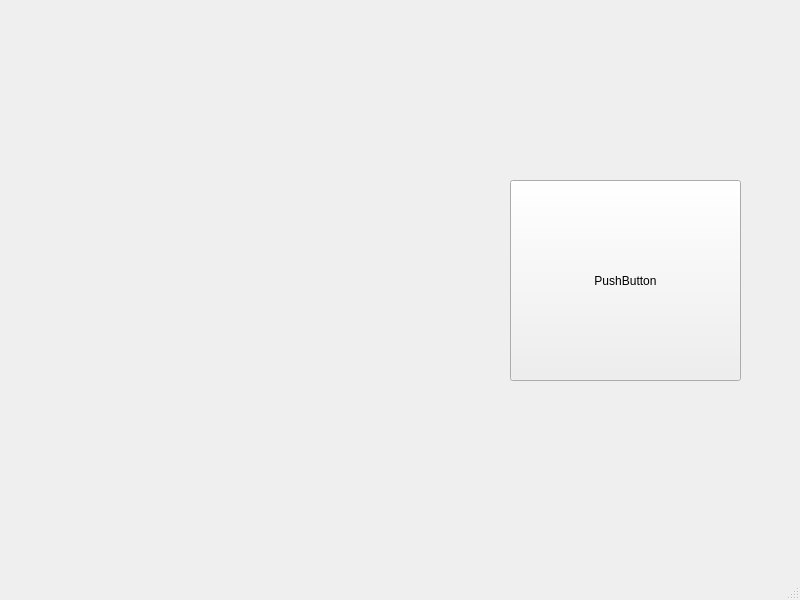
<?xml version="1.0" encoding="UTF-8"?>
<ui version="4.0">
 <class>MainWindow</class>
 <widget class="QMainWindow" name="MainWindow">
  <property name="geometry">
   <rect>
    <x>0</x>
    <y>0</y>
    <width>800</width>
    <height>600</height>
   </rect>
  </property>
  <property name="windowTitle">
   <string>MainWindow</string>
  </property>
  <widget class="QWidget" name="centralwidget">
   <widget class="QPushButton" name="pushButton">
    <property name="geometry">
     <rect>
      <x>510</x>
      <y>180</y>
      <width>231</width>
      <height>201</height>
     </rect>
    </property>
    <property name="text">
     <string>PushButton</string>
    </property>
   </widget>
  </widget>
  <widget class="QMenuBar" name="menubar">
   <property name="geometry">
    <rect>
     <x>0</x>
     <y>0</y>
     <width>800</width>
     <height>19</height>
    </rect>
   </property>
  </widget>
  <widget class="QStatusBar" name="statusbar"/>
 </widget>
 <resources/>
 <connections/>
</ui>
